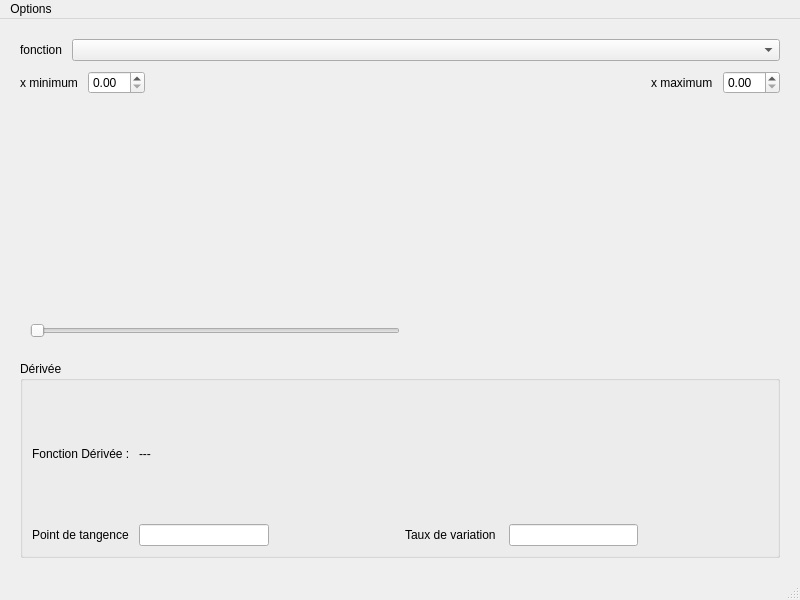
<?xml version="1.0" encoding="UTF-8"?>
<ui version="4.0">
 <class>MainWindow</class>
 <widget class="QMainWindow" name="MainWindow">
  <property name="geometry">
   <rect>
    <x>0</x>
    <y>0</y>
    <width>800</width>
    <height>600</height>
   </rect>
  </property>
  <property name="windowTitle">
   <string>MainWindow</string>
  </property>
  <widget class="QWidget" name="centralwidget">
   <layout class="QVBoxLayout" name="verticalLayout" stretch="0,0,0,0,0">
    <property name="spacing">
     <number>10</number>
    </property>
    <property name="leftMargin">
     <number>20</number>
    </property>
    <property name="topMargin">
     <number>20</number>
    </property>
    <property name="rightMargin">
     <number>20</number>
    </property>
    <property name="bottomMargin">
     <number>20</number>
    </property>
    <item>
     <layout class="QHBoxLayout" name="horizontalLayout_2">
      <item>
       <widget class="QLabel" name="label_4">
        <property name="sizePolicy">
         <sizepolicy hsizetype="Fixed" vsizetype="Fixed">
          <horstretch>0</horstretch>
          <verstretch>0</verstretch>
         </sizepolicy>
        </property>
        <property name="text">
         <string>fonction</string>
        </property>
       </widget>
      </item>
      <item>
       <widget class="QComboBox" name="comboBox"/>
      </item>
     </layout>
    </item>
    <item>
     <layout class="QHBoxLayout" name="horizontalLayout_3">
      <item>
       <widget class="QLabel" name="label_5">
        <property name="text">
         <string>x minimum</string>
        </property>
       </widget>
      </item>
      <item>
       <widget class="QDoubleSpinBox" name="minSpinBox"/>
      </item>
      <item>
       <spacer name="horizontalSpacer_2">
        <property name="orientation">
         <enum>Qt::Orientation::Horizontal</enum>
        </property>
        <property name="sizeHint" stdset="0">
         <size>
          <width>40</width>
          <height>20</height>
         </size>
        </property>
       </spacer>
      </item>
      <item>
       <widget class="QLabel" name="label_6">
        <property name="text">
         <string>x maximum</string>
        </property>
       </widget>
      </item>
      <item>
       <widget class="QDoubleSpinBox" name="maxSpinBox"/>
      </item>
     </layout>
    </item>
    <item>
     <layout class="QVBoxLayout" name="matplotlibVLayout">
      <property name="leftMargin">
       <number>0</number>
      </property>
      <property name="topMargin">
       <number>0</number>
      </property>
      <item>
       <widget class="QWidget" name="widget" native="true"/>
      </item>
     </layout>
    </item>
    <item>
     <layout class="QGridLayout" name="gridLayout">
      <property name="leftMargin">
       <number>10</number>
      </property>
      <property name="topMargin">
       <number>10</number>
      </property>
      <property name="rightMargin">
       <number>10</number>
      </property>
      <property name="bottomMargin">
       <number>10</number>
      </property>
      <item row="0" column="0">
       <widget class="QSlider" name="horizontalSlider">
        <property name="orientation">
         <enum>Qt::Orientation::Horizontal</enum>
        </property>
       </widget>
      </item>
      <item row="0" column="1">
       <spacer name="horizontalSpacer">
        <property name="orientation">
         <enum>Qt::Orientation::Horizontal</enum>
        </property>
        <property name="sizeHint" stdset="0">
         <size>
          <width>40</width>
          <height>20</height>
         </size>
        </property>
       </spacer>
      </item>
     </layout>
    </item>
    <item>
     <layout class="QHBoxLayout" name="horizontalLayout">
      <item>
       <widget class="QGroupBox" name="groupBox">
        <property name="title">
         <string>Dérivée</string>
        </property>
        <layout class="QGridLayout" name="gridLayout_2">
         <item row="1" column="0">
          <widget class="QLabel" name="tangenceLabel">
           <property name="text">
            <string>Point de tangence</string>
           </property>
          </widget>
         </item>
         <item row="1" column="4">
          <widget class="QLineEdit" name="lineEditTV"/>
         </item>
         <item row="1" column="3">
          <widget class="QLabel" name="TVLabel">
           <property name="text">
            <string>Taux de variation  </string>
           </property>
          </widget>
         </item>
         <item row="0" column="0">
          <widget class="QLabel" name="label">
           <property name="text">
            <string>Fonction Dérivée : </string>
           </property>
          </widget>
         </item>
         <item row="1" column="1">
          <widget class="QLineEdit" name="lineEditTangente"/>
         </item>
         <item row="1" column="2">
          <spacer name="horizontalSpacer_3">
           <property name="orientation">
            <enum>Qt::Orientation::Horizontal</enum>
           </property>
           <property name="sizeHint" stdset="0">
            <size>
             <width>40</width>
             <height>20</height>
            </size>
           </property>
          </spacer>
         </item>
         <item row="1" column="5">
          <spacer name="horizontalSpacer_4">
           <property name="orientation">
            <enum>Qt::Orientation::Horizontal</enum>
           </property>
           <property name="sizeHint" stdset="0">
            <size>
             <width>40</width>
             <height>20</height>
            </size>
           </property>
          </spacer>
         </item>
         <item row="0" column="1">
          <widget class="QLabel" name="deriveeLabel">
           <property name="text">
            <string>---</string>
           </property>
          </widget>
         </item>
        </layout>
       </widget>
      </item>
     </layout>
    </item>
   </layout>
  </widget>
  <widget class="QMenuBar" name="menubar">
   <property name="geometry">
    <rect>
     <x>0</x>
     <y>0</y>
     <width>800</width>
     <height>33</height>
    </rect>
   </property>
   <widget class="QMenu" name="menuOptions">
    <property name="title">
     <string>Options</string>
    </property>
    <widget class="QMenu" name="menuModifier_les_couleurs">
     <property name="title">
      <string>Modifier les couleurs</string>
     </property>
     <widget class="QMenu" name="menuFonction">
      <property name="title">
       <string>Fonction</string>
      </property>
      <addaction name="bleuF"/>
      <addaction name="rougeF"/>
      <addaction name="vertF"/>
     </widget>
     <widget class="QMenu" name="menuD_riv_e">
      <property name="title">
       <string>Dérivée</string>
      </property>
      <addaction name="bleuD"/>
      <addaction name="rougeD"/>
      <addaction name="vertD"/>
     </widget>
     <widget class="QMenu" name="menuTangente">
      <property name="title">
       <string>Tangente</string>
      </property>
      <addaction name="bleuT"/>
      <addaction name="rougeT"/>
      <addaction name="vertT"/>
     </widget>
     <addaction name="menuFonction"/>
     <addaction name="menuD_riv_e"/>
     <addaction name="menuTangente"/>
    </widget>
    <widget class="QMenu" name="menu_editeur_de_fonctions">
     <property name="title">
      <string>Éditeur de fonctions</string>
     </property>
     <addaction name="actionOuvrir"/>
     <addaction name="actionMasquer"/>
     <addaction name="actionDocker"/>
     <addaction name="actionD_tacher"/>
    </widget>
    <addaction name="menu_editeur_de_fonctions"/>
    <addaction name="exporterEnPDF"/>
    <addaction name="toggleGrid"/>
    <addaction name="menuModifier_les_couleurs"/>
   </widget>
   <addaction name="menuOptions"/>
  </widget>
  <widget class="QStatusBar" name="statusbar"/>
  <action name="exporterEnPDF">
   <property name="text">
    <string>Exporter en PDF</string>
   </property>
  </action>
  <action name="toggleGrid">
   <property name="checkable">
    <bool>true</bool>
   </property>
   <property name="text">
    <string>Afficher la grille</string>
   </property>
  </action>
  <action name="actionF">
   <property name="text">
    <string>F</string>
   </property>
  </action>
  <action name="bleuF">
   <property name="text">
    <string>Bleu</string>
   </property>
  </action>
  <action name="rougeF">
   <property name="text">
    <string>Rouge</string>
   </property>
  </action>
  <action name="vertF">
   <property name="text">
    <string>Vert</string>
   </property>
  </action>
  <action name="bleuD">
   <property name="text">
    <string>Bleu</string>
   </property>
  </action>
  <action name="rougeD">
   <property name="text">
    <string>Rouge</string>
   </property>
  </action>
  <action name="vertD">
   <property name="text">
    <string>Vert</string>
   </property>
  </action>
  <action name="bleuT">
   <property name="text">
    <string>Bleu</string>
   </property>
  </action>
  <action name="rougeT">
   <property name="text">
    <string>Rouge</string>
   </property>
  </action>
  <action name="vertT">
   <property name="text">
    <string>Vert</string>
   </property>
  </action>
  <action name="actionOuvrir">
   <property name="text">
    <string>Ouvrir</string>
   </property>
  </action>
  <action name="actionMasquer">
   <property name="text">
    <string>Masquer</string>
   </property>
  </action>
  <action name="actionDocker">
   <property name="text">
    <string>Docker</string>
   </property>
  </action>
  <action name="actionD_tacher">
   <property name="text">
    <string>Détacher</string>
   </property>
  </action>
 </widget>
 <resources/>
 <connections/>
</ui>
